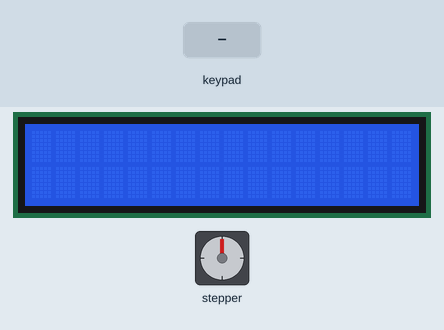
This sketch was run on a simulated Arduino Mega 2560, built with avr-gcc and run on an emulated ATmega2560. On the bench: 16×2 character LCD, stepper motor. The inputs (shaded band) are chosen by the test bench. Stepper angles assume 2048 steps per turn; what the sketch prints to the serial monitor is not drawn.

Above: at 1.2 s.
1.3 s: key '1' pressed
3.7 s: keypad keys 1 3 9 7 2 2 2 2 pressed 0.4 s apart
At 5.84 s:
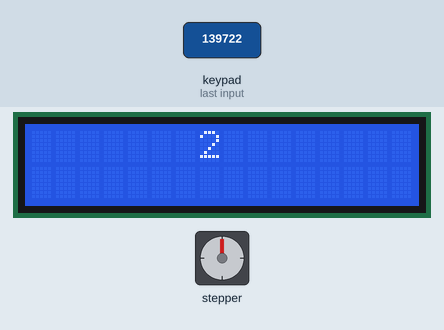
Timing chart, 0 to 17.4 s (numbered marks = the images above; inputs shaded):
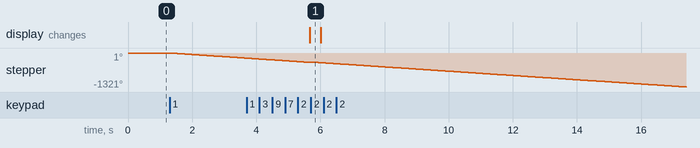

The sketch:

sketch_apr04a_1_.ino
```cpp
#include <hd44780.h>
#include <stdio.h>
#include <Wire.h>
#include <Stepper.h>
#include <hd44780ioClass/hd44780_I2Cexp.h>
#include <Keypad.h>
const int stepsperRev = 2048;//스텝모터 돌아가는 정도 세팅
hd44780_I2Cexp lcd;

Stepper stepper(stepsperRev,11,9,10,8);
int one =2;
int two =3;
int thr =4;
int fl=1;//현재 층
const byte ROWS = 4;
const byte COLS = 4;
char hexaKeys[ROWS][COLS] = {
  {'0','1','2','3'},
  {'1','5','6','7'},
  {'2','9','a','b'},
  {'3','d','e','f'}
};
byte rowPins[ROWS] = { 22, 23, 24, 25 };
byte colPins[COLS] = {26, 27, 28, 29};
int a=0;
char customKey;

Keypad customKeypad = Keypad( makeKeymap(hexaKeys), rowPins, colPins, ROWS, COLS);

void setup() {
  //stepper.setSpeed(10);
  pinMode(one,INPUT);
  pinMode(two,INPUT);
  pinMode(thr,INPUT);
  lcd.begin(16,2);
  stepper.setSpeed(14);
  Serial.begin(9600);
  }

void keyPress();
void loop() {
    customKey = customKeypad.getKey();
  if(customKey){  //키 입력 신호가 있을때만 작동
    a=customKey-47;
  lcd.clear();
Serial.println(a);
  stepper.step(stepsperRev*(fl-a));
  fl=a;
  lcd.setCursor(7,0);
  lcd.print(fl);
  delay(10);

  }
}
```

Measured:
- after the input at 1.3 s, stepper: keeps turning counter-clockwise at about 84°/s, starting at once
